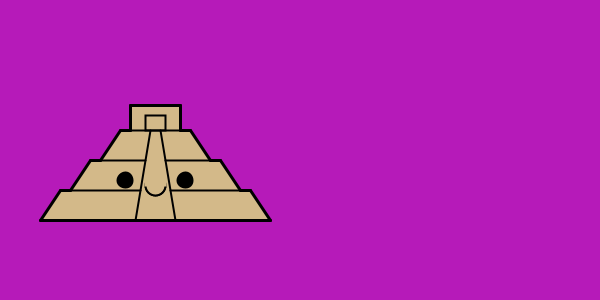
Frame 1 (no input)
Frame 60 (the mouse pressed at the canvas centre just before this capture): identical to frame 1, image omitted
Frame 120 (the mouse held since frame 60 and released just before this capture): identical to frame 1, image omitted

The Processing sketch that drew this single still picture (run headless with seeded random() and noise(); from frame 60 on, the mouse is pressed at the canvas centre):

// Processing sketch: processing_168000
// ── processing_168000.pde

void setup()
{
size(600,300);
background(#B61AB9);
  stroke(#D3B989);
fill(#D3B989);
rect(60,190,190,30);
stroke(#D3B989);
fill(#D3B989);
triangle(60,190,40,220,60,220);
stroke(#D3B989);
fill(#D3B989);
triangle(250,190,270,220,250,220);
stroke(#D3B989);
fill(#D3B989);
rect(90,160,130,30);
stroke(#D3B989);
fill(#D3B989);
triangle(90,160,70,190,190,190);
stroke(#D3B989);
fill(#D3B989);
triangle(220,160,240,190,220,190);
stroke(#D3B989);
fill(#D3B989);
rect(120,130,70,30);
triangle(120,130,100,160,120,160);
stroke(#D3B989);
fill(#D3B989);
triangle(190,130,190,160,210,160);
stroke(#D3B989);
fill(#D3B989);
rect(130,105,50,25);
stroke(#000000);
fill(#D3B989);
rect(145,115,20,15);
stroke(#000000);
strokeWeight(2);
ellipse(155,185,20,20);
stroke(#D3B989);
fill(#D3B989);
rect(145,170,20,15);
stroke(#000000);
fill(#D3B989);
rect(145,115,20,15);
stroke(#000000);
strokeWeight(2);
ellipse(155,185,20,20);
stroke(#D3B989);
fill(#D3B989);
rect(145,170,20,15);
stroke(#000000);
strokeWeight(3);
line(130,105,180,105);
stroke(#000000);
strokeWeight(3);
line(180,105,180,130);
stroke(#000000);
strokeWeight(3);
line(180,130,190,130);
stroke(#000000);
strokeWeight(3);
line(190,130,210,160);
stroke(#000000);
strokeWeight(3);
line(210,160,220,160);
stroke(#000000);
strokeWeight(3);
line(220,160,240,190);
stroke(#000000);
strokeWeight(3);
line(240,190,250,190);
stroke(#000000);
strokeWeight(3);
line(250,190,270,220);
stroke(#000000);
strokeWeight(3);
line(270,220,40,220);
stroke(#000000);
strokeWeight(3);
line(40,220,60,190);
stroke(#000000);
strokeWeight(3);
line(60,190,70,190);
stroke(#000000);
strokeWeight(3);
line(70,190,90,160);
stroke(#000000);
strokeWeight(3);
line(90,160,100,160);
stroke(#000000);
strokeWeight(3);
line(100,160,120,130);
stroke(#000000);
strokeWeight(3);
line(120,130,130,130);
stroke(#000000);
strokeWeight(3);
line(130,130,130,105);
stroke(#000000);
strokeWeight(2);
line(130,130,180,130);
stroke(#000000);
strokeWeight(2);
line(100,160,145,160);
stroke(#000000);
strokeWeight(2);
line(165,160,220,160);
stroke(#000000);
strokeWeight(2);
line(70,190,140,190);
stroke(#000000);
strokeWeight(2);
line(170,190,250,190);
stroke(#000000);
strokeWeight(2);
line(150,130,135,220);
stroke(#000000);
strokeWeight(2);
line(160,130,175,220);
stroke(#000000);
fill(#000000);
ellipse(125,180,15,15);
stroke(#000000);
fill(#000000);
ellipse(185,180,15,15);
}
void draw()
{
  
}
void keyPressed()
{
  background(#B61AB9);
  stroke(#CB9B12);
fill(#CB9B12);
rect(60,190,190,30);
stroke(#CB9B12);
fill(#CB9B12);
triangle(60,190,40,220,60,220);
stroke(#CB9B12);
fill(#CB9B12);
triangle(250,190,270,220,250,220);
stroke(#CB9B12);
fill(#CB9B12);
rect(90,160,130,30);
stroke(#CB9B12);
fill(#CB9B12);
triangle(90,160,70,190,190,190);
stroke(#CB9B12);
fill(#CB9B12);
triangle(220,160,240,190,220,190);
stroke(#CB9B12);
fill(#CB9B12);
rect(120,130,70,30);
triangle(120,130,100,160,120,160);
stroke(#CB9B12);
fill(#CB9B12);
triangle(190,130,190,160,210,160);
stroke(#CB9B12);
fill(#CB9B12);
rect(130,105,50,25);
stroke(#000000);
fill(#CB9B12);
rect(145,115,20,15);
stroke(#000000);
strokeWeight(2);
ellipse(155,185,20,20);
stroke(#CB9B12);
fill(#CB9B12);
rect(145,170,20,15);
stroke(#000000);
fill(#CB9B12);
rect(145,115,20,15);
stroke(#000000);
strokeWeight(2);
ellipse(155,185,20,20);
stroke(#CB9B12);
fill(#CB9B12);
rect(145,170,20,15);
stroke(#000000);
strokeWeight(3);
line(130,105,180,105);
stroke(#000000);
strokeWeight(3);
line(180,105,180,130);
stroke(#000000);
strokeWeight(3);
line(180,130,190,130);
stroke(#000000);
strokeWeight(3);
line(190,130,210,160);
stroke(#000000);
strokeWeight(3);
line(210,160,220,160);
stroke(#000000);
strokeWeight(3);
line(220,160,240,190);
stroke(#000000);
strokeWeight(3);
line(240,190,250,190);
stroke(#000000);
strokeWeight(3);
line(250,190,270,220);
stroke(#000000);
strokeWeight(3);
line(270,220,40,220);
stroke(#000000);
strokeWeight(3);
line(40,220,60,190);
stroke(#000000);
strokeWeight(3);
line(60,190,70,190);
stroke(#000000);
strokeWeight(3);
line(70,190,90,160);
stroke(#000000);
strokeWeight(3);
line(90,160,100,160);
stroke(#000000);
strokeWeight(3);
line(100,160,120,130);
stroke(#000000);
strokeWeight(3);
line(120,130,130,130);
stroke(#000000);
strokeWeight(3);
line(130,130,130,105);
stroke(#000000);
strokeWeight(2);
line(130,130,180,130);
stroke(#000000);
strokeWeight(2);
line(100,160,145,160);
stroke(#000000);
strokeWeight(2);
line(165,160,220,160);
stroke(#000000);
strokeWeight(2);
line(70,190,140,190);
stroke(#000000);
strokeWeight(2);
line(170,190,250,190);
stroke(#000000);
strokeWeight(2);
line(150,130,135,220);
stroke(#000000);
strokeWeight(2);
line(160,130,175,220);
stroke(#000000);
fill(#000000);
ellipse(125,180,15,15);
stroke(#000000);
fill(#000000);
ellipse(185,180,15,15);
}
void mousePressed()
{
  background(#B61AB9);
  stroke(#D3B989);
fill(#D3B989);
rect(30,180,250,40);
stroke(#D3B989);
fill(#D3B989);
triangle(30,180,0,220,30,220);
stroke(#D3B989);
fill(#D3B989);
triangle(280,180,280,220,310,220);
stroke(#D3B989);
fill(#D3B989);
rect(70,140,170,40);
stroke(#D3B989);
fill(#D3B989);
triangle(70,140,40,180,70,180);
stroke(#D3B989);
fill(#D3B989);
triangle(240,140,240,180,270,180);
stroke(#D3B989);
fill(#D3B989);
rect(110,100,90,40);
triangle(110,100,110,140,80,140);
stroke(#D3B989);
fill(#D3B989);
triangle(200,100,200,140,230,140);
stroke(#D3B989);
fill(#D3B989);
rect(120,70,70,30);
stroke(#000000);
fill(#D3B989);
rect(140,85,30,15);
stroke(#000000);
strokeWeight(2);
ellipse(155,170,30,30);
stroke(#D3B989);
fill(#D3B989);
rect(140,140,30,30);
stroke(#000000);
fill(#D3B989);
rect(140,85,30,15);
stroke(#000000);
strokeWeight(3);
line(120,70,190,70);
stroke(#000000);
strokeWeight(3);
line(190,70,190,100);
stroke(#000000);
strokeWeight(3);
line(190,100,200,100);
stroke(#000000);
strokeWeight(3);
line(200,100,230,140);
stroke(#000000);
strokeWeight(3);
line(230,140,240,140);
stroke(#000000);
strokeWeight(3);
line(240,140,270,180);
stroke(#000000);
strokeWeight(3);
line(270,180,280,180);
stroke(#000000);
strokeWeight(3);
line(280,180,310,220);
stroke(#000000);
strokeWeight(3);
line(310,220,0,220);
stroke(#000000);
strokeWeight(3);
line(0,220,30,180);
stroke(#000000);
strokeWeight(3);
line(30,180,40,180);
stroke(#000000);
strokeWeight(3);
line(40,180,70,140);
stroke(#000000);
strokeWeight(3);
line(70,140,80,140);
stroke(#000000);
strokeWeight(3);
line(80,140,110,100);
stroke(#000000);
strokeWeight(3);
line(110,100,120,100);
stroke(#000000);
strokeWeight(3);
line(120,100,120,70);
stroke(#000000);
strokeWeight(2);
line(120,100,190,100);
stroke(#000000);
strokeWeight(2);
line(80,140,135,140);
stroke(#000000);
strokeWeight(2);
line(170,140,230,140);
stroke(#000000);
strokeWeight(2);
line(40,180,130,180);
stroke(#000000);
strokeWeight(2);
line(180,180,270,180);
stroke(#000000);
strokeWeight(2);
line(145,100,120,220);
stroke(#000000);
strokeWeight(2);
line(160,100,190,220);
stroke(#000000);
fill(#000000);
ellipse(190,160,20,20);
stroke(#000000);
fill(#000000);
ellipse(120,160,20,20);
}
  
